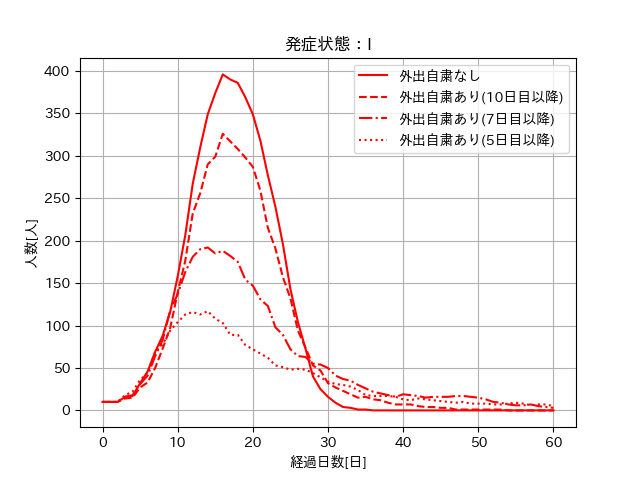

Write the Python code that produced this figure.
import numpy as np
import matplotlib.pyplot as plt
import japanize_matplotlib

fig = plt.figure()

plt.title("発症状態：I")
plt.grid()
plt.xlabel("経過日数[日]")
plt.ylabel("人数[人]")

x = np.linspace(0, 60, 61)
I1 = [  10,  10,  10,  16,  17,  32,  46,  69,  88, 116, 158,
            206, 267, 310, 349, 374, 396, 390, 386, 369, 349,
            318, 277, 240, 196, 143, 104,  73,  40,  25,  16,
              9,   4,   3,   1,   1,   0,   0,   0,   0,   0,
              0,   0,   0,   0,   0,   0,   0,   0,   0,   0,
              0,   0,   0,   0,   0,   0,   0,   0,   0,   0]

I2 = [  10,  10,  10,  14,  15,  27,  33,  50,  73,  97, 139,
           176, 232, 256, 290, 299, 326, 317, 308, 298, 287,
           259, 215, 191, 157, 132,  94,  74,  53,  47,  32,
            27,  23,  19,  15,  16,  13,  12,   9,   7,   7,
             7,   5,   4,   4,   3,   3,   1,   1,   1,   1,
             1,   1,   1,   0,   0,   0,   0,   0,   0,   0]

I3 = [  10,  10,  10,  16,  18,  31,  41,  64,  83, 118, 137,
           163, 181, 190, 192, 185, 188, 182, 175, 154, 147,
           131, 123,  98,  89,  72,  64,  63,  55,  54,  50,
            41,  37,  35,  30,  26,  22,  20,  18,  16,  19,
            18,  17,  15,  16,  16,  16,  17,  17,  16,  15,
            13,  10,   9,   7,   6,   6,   7,   5,   4,   3]

I4 = [  10,  10,  10,  18,  22,  36,  44,  69,  78,  94, 104,
           113, 116, 113, 117, 108, 103,  89,  89,  77,  72,
            67,  62,  53,  51,  48,  49,  48,  44,  39,  34,
            31,  30,  28,  24,  18,  17,  17,  17,  16,  13,
            12,  14,  13,  12,  11,  10,   9,  10,   8,   8,
             8,   7,   7,   8,   9,   8,   6,   7,   7,   5]

plt.plot(x, I1, color="red", label="外出自粛なし")
plt.plot(x, I2, color="red", label="外出自粛あり(10日目以降)", linestyle="dashed")
plt.plot(x, I3, color="red", label="外出自粛あり(7日目以降)", linestyle="dashdot")
plt.plot(x, I4, color="red", label="外出自粛あり(5日目以降)", linestyle="dotted")

plt.legend()

plt.show()
fig.savefig("I.png")